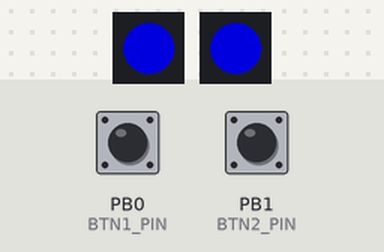
A sketch run on a simulated ATtiny85, built with avr-gcc and run on an emulated ATtiny85. Shown: 2 × 1 RGB LEDs in strip order, left to right. Inputs (shaded band) come from the test bench; at power-on: PB0 (BTN1_PIN) HIGH, PB1 (BTN2_PIN) HIGH. Dim RGB values are drawn brighter than linear; the strip is taken to match the declared colour order.

Above: at 1.2 s.
1.3 s: PB0 (BTN1_PIN) pulled LOW for 0.15 s
At 1.34 s:
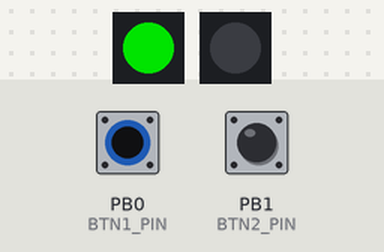
At 11.49 s:
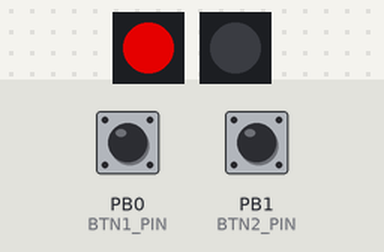
Timing chart, 0 to 19.3 s (numbered marks = the images above; inputs shaded):
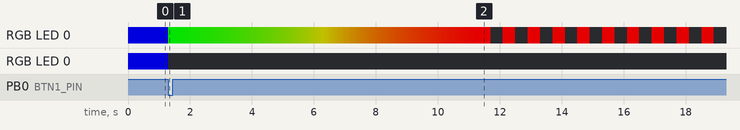

The sketch:

buzzer_system.ino
```cpp
/*
  =====================================================
  GAME SHOW BUZZER SYSTEM
  ATtiny85 + 2x Arcade Buttons + 2x PL9823 LEDs
  =====================================================

  Wiring (ATtiny85 DIP8):
              +-\/-+
    RESET PB5 1|    |8  VCC (5V)
          PB3 2|    |7  PB2 (LED1 data — button 1)
          PB4 3|    |6  PB1 (BTN2)
          GND 4|    |5  PB0 (BTN1)
              +----+

    Button 1:  PB0 (pin 5) — wire button between PB0 and GND
    Button 2:  PB1 (pin 6) — wire button between PB1 and GND
    PL9823 1:  PB2 (pin 7) — data line for button 1's LED
    PL9823 2:  PB3 (pin 2) — data line for button 2's LED
    VCC:       pin 8 — 5V
    GND:       pin 4 — GND

  Arduino IDE upload settings:
    Board:      ATtiny25/45/85
    Processor:  ATtiny85
    Clock:      Internal 8 MHz  <-- burn bootloader first to set fuse
    Programmer: USBtinyISP
    Upload:     Sketch > Upload Using Programmer

  Library required:
    Adafruit NeoPixel (install via Library Manager)

  NOTE: PL9823 LEDs use RGB byte order — NEO_RGB is used, not NEO_GRB.
  =====================================================
*/

#include <Adafruit_NeoPixel.h>

#define BTN1_PIN    0   // PB0
#define BTN2_PIN    1   // PB1
#define NEO1_PIN    2   // PB2
#define NEO2_PIN    3   // PB3

Adafruit_NeoPixel strip1(1, NEO1_PIN, NEO_RGB + NEO_KHZ800);
Adafruit_NeoPixel strip2(1, NEO2_PIN, NEO_RGB + NEO_KHZ800);

const unsigned long COUNTDOWN_MS   = 10000UL;  // 10-second countdown
const unsigned long FLASH_INTERVAL = 400UL;    // flash speed when time expires

enum State { IDLE, COUNTDOWN, FLASHING };

State         gameState = IDLE;
int           winner    = 0;
unsigned long buzzTime  = 0;
bool          flashOn   = false;
unsigned long lastFlash = 0;

uint32_t colorBlue()  { return Adafruit_NeoPixel::Color(0,   0,   200); }
uint32_t colorRed()   { return Adafruit_NeoPixel::Color(220, 0,   0);   }
uint32_t colorOff()   { return Adafruit_NeoPixel::Color(0,   0,   0);   }

// Smooth green -> red fade (t: 0.0 = green, 1.0 = red)
uint32_t colorGreenToRed(float t) {
  t = constrain(t, 0.0f, 1.0f);
  uint8_t r = (uint8_t)(220.0f * t);
  uint8_t g = (uint8_t)(220.0f * (1.0f - t));
  return Adafruit_NeoPixel::Color(r, g, 0);
}

void setPixel(int button, uint32_t color) {
  if (button == 1) { strip1.setPixelColor(0, color); strip1.show(); }
  else             { strip2.setPixelColor(0, color); strip2.show(); }
}

void setBoth(uint32_t color) {
  strip1.setPixelColor(0, color); strip1.show();
  strip2.setPixelColor(0, color); strip2.show();
}

void setup() {
  pinMode(BTN1_PIN, INPUT_PULLUP);
  pinMode(BTN2_PIN, INPUT_PULLUP);
  strip1.begin();
  strip2.begin();
  strip1.setBrightness(200);
  strip2.setBrightness(200);
  setBoth(colorBlue());
}

void loop() {
  bool btn1 = (digitalRead(BTN1_PIN) == LOW);
  bool btn2 = (digitalRead(BTN2_PIN) == LOW);

  switch (gameState) {

    // Both LEDs blue, waiting for first press
    case IDLE:
      if (btn1 && !btn2) {
        winner    = 1;
        buzzTime  = millis();
        gameState = COUNTDOWN;
        setPixel(winner,     colorGreenToRed(0.0f));  // winner starts green
        setPixel(3 - winner, colorOff());              // loser goes dark
      } else if (btn2 && !btn1) {
        winner    = 2;
        buzzTime  = millis();
        gameState = COUNTDOWN;
        setPixel(winner,     colorGreenToRed(0.0f));
        setPixel(3 - winner, colorOff());
      }
      break;

    // Winner fades green -> red over COUNTDOWN_MS, loser stays off
    case COUNTDOWN: {
      unsigned long elapsed = millis() - buzzTime;
      float t = (float)elapsed / (float)COUNTDOWN_MS;
      setPixel(winner,     colorGreenToRed(t));
      setPixel(3 - winner, colorOff());
      if (elapsed >= COUNTDOWN_MS) {
        gameState = FLASHING;
        lastFlash = millis();
        flashOn   = true;
        setPixel(winner,     colorRed());
        setPixel(3 - winner, colorOff());
      }
      break;
    }

    // Time expired — winner flashes red, press both buttons simultaneously to reset
    case FLASHING:
      if (millis() - lastFlash >= FLASH_INTERVAL) {
        flashOn   = !flashOn;
        lastFlash = millis();
        setPixel(winner,     flashOn ? colorRed() : colorOff());
        setPixel(3 - winner, colorOff());
      }
      if (btn1 && btn2) {
        delay(50);  // debounce
        if (digitalRead(BTN1_PIN) == LOW && digitalRead(BTN2_PIN) == LOW) {
          winner    = 0;
          gameState = IDLE;
          setBoth(colorBlue());
          while (digitalRead(BTN1_PIN) == LOW || digitalRead(BTN2_PIN) == LOW) {
            delay(10);
          }
        }
      }
      break;
  }
}
```

Measured:
- after the input at 1.3 s, RGB LED 0: RGB(0, 0, 157) → off at once
